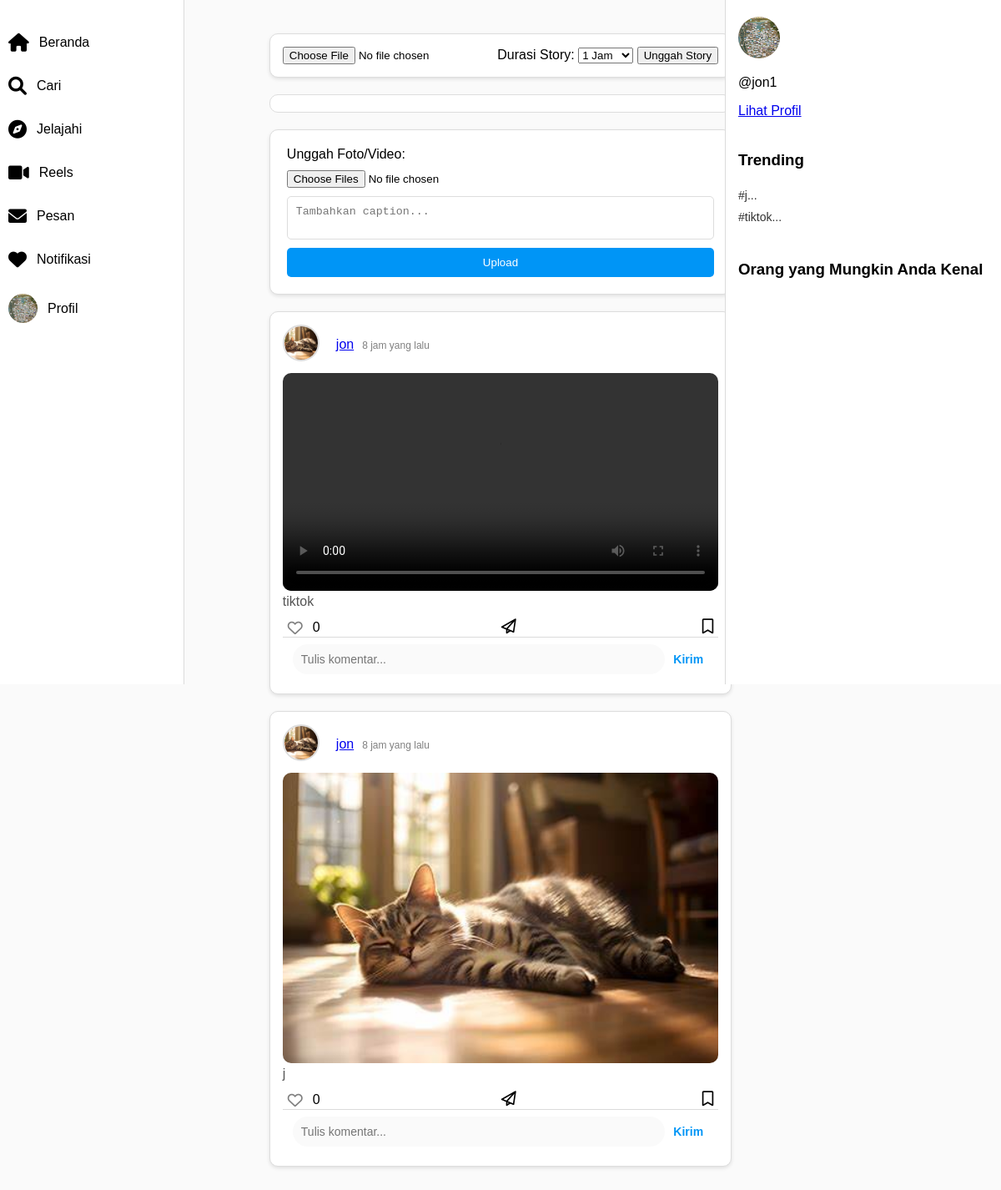
The page /pages/home.php (signed in) on the database its author committed.
### tables this page shows
CREATE TABLE `users` (
  `id` int(11) NOT NULL,
  `first_name` varchar(50) NOT NULL,
  `username` varchar(50) NOT NULL,
  `last_name` varchar(50) NOT NULL,
  `email` varchar(100) NOT NULL,
  `password` varchar(255) NOT NULL,
  `gender` enum('Laki-laki','Perempuan') NOT NULL,
  `birthdate` date NOT NULL,
  `created_at` timestamp NOT NULL DEFAULT current_timestamp(),
  `profile_picture` varchar(255) DEFAULT 'default-profile.jpg',
  `profile_photo` varchar(255) DEFAULT NULL,
  `otp_code` varchar(6) DEFAULT NULL,
  `bio` text DEFAULT NULL
);

CREATE TABLE `posts` (
  `id` int(11) NOT NULL,
  `user_id` int(11) NOT NULL,
  `caption` text DEFAULT NULL,
  `media_paths` text NOT NULL,
  `likes` int(11) DEFAULT 0,
  `created_at` datetime DEFAULT current_timestamp(),
  `type` enum('image','video') NOT NULL DEFAULT 'image'
);

### pages/home.php (the view, shortened to what this page needs)
<?php
require '../db_connection.php';
$stmt = $conn->prepare("SELECT posts.id, posts.media_paths, posts.caption, posts.created_at, users.username, users.profile_picture,
                        (SELECT COUNT(*) FROM likes WHERE likes.post_id = posts.id) AS like_count,
                        (SELECT COUNT(*) FROM likes WHERE likes.post_id = posts.id AND likes.user_id = ?) AS is_liked
                        FROM posts
                        JOIN users ON posts.user_id = users.id
                        ORDER BY posts.created_at DESC");
$stmt->bind_param("i", $_SESSION['user_id']);
$stmt->execute();
$posts = $stmt->get_result();
function time_elapsed_string($datetime, $full = false) {
    $now = new DateTime;
    $ago = new DateTime($datetime);
    $diff = $now->diff($ago);
    $string = [
        'tahun' => $diff->y,
        'bulan' => $diff->m,
        'hari' => $diff->d,
        'jam' => $diff->h,
        'menit' => $diff->i,
        'detik' => $diff->s,
    ];
    foreach ($string as $key => &$value) {
        if ($value) {
            $value .= " $key";
        } else {
            unset($string[$key]);
        }
    }
    return $string ? implode(', ', array_slice($string, 0, ($full ? count($string) : 1))) . ' yang lalu' : 'Baru saja';
}
?>
<!DOCTYPE html>
<html lang="en">
<head>
    <link rel="stylesheet" href="https://cdnjs.cloudflare.com/ajax/libs/font-awesome/6.0.0/css/all.min.css">
    <link rel="stylesheet" href="../style.css">
</head>
<body>
    <div class="container">
        <?php include '../includes/sidebar.php'; ?>
        <?php include '../includes/right_sidebar.php'; ?>
        <div class="main-content">
            <div class="upload-form">
                <form action="" method="POST" enctype="multipart/form-data">
                    <input type="file" name="story_file" accept="image/*,video/*" required>
                    <label for="story_duration">Durasi Story:</label>
                    <select name="story_duration" id="story_duration" required>
                        <option value="1">1 Jam</option>
                    </select>
                    <button type="submit">Unggah Story</button>
                </form>
            </div>
            <div class="stories">
</div>
<div class="upload-section">
    <form id="upload-form" enctype="multipart/form-data">
        <label for="upload-files">Unggah Foto/Video:</label>
        <input type="file" id="upload-files" name="files[]" multiple accept="image/*,video/*" required>
        <textarea name="caption" placeholder="Tambahkan caption..." required></textarea>
        <button type="submit">Upload</button>
    </form>
</div>
<div class="feed-container">
   <div id="for-you" class="feed-tab active">
    <div class="feed-container">
    <div id="for-you" class="feed-tab active">
    <div class="feed">
    <?php while ($post = $posts->fetch_assoc()): ?>
        <div class="post">
            <div class="post-header">
    <a href="/ig/pages/<?= htmlspecialchars($post['username']) ?>">
        <img src="<?php echo !empty($post['profile_picture']) ? '../uploads/profile_pictures/' . $post['profile_picture'] : '../uploads/profile_pictures/default-profile.png'; ?>" class="profile-picture">
    </a>
    <a href="/ig/pages/<?= htmlspecialchars($post['username']) ?>" class="profile-link">
        <?= htmlspecialchars($post['username']) ?>
    </a>
    <span class="post-time">
        <?php echo isset($post['created_at']) ? time_elapsed_string($post['created_at']) : 'Waktu tidak tersedia'; ?>
    </span>
</div>
<?php
$media_paths = json_decode($post['media_paths'], true);
?>
<?php if (!empty($media_paths) && count($media_paths) > 1): ?>
    <div class="media-slider">
        <?php foreach ($media_paths as $media): ?>
            <?php if (is_string($media) && preg_match('/\.(jpg|jpeg|png|gif)$/i', $media)): ?>
                <img src="<?php echo htmlspecialchars($media); ?>" class="post-media">
            <?php elseif (is_string($media) && preg_match('/\.(mp4|webm|ogg)$/i', $media)): ?>
                <video src="<?php echo htmlspecialchars($media); ?>" class="post-media" controls></video>
            <?php endif; ?>
        <?php endforeach; ?>
    </div>
<?php elseif (!empty($media_paths) && isset($media_paths[0]) && is_string($media_paths[0])): ?>
    <?php if (preg_match('/\.(jpg|jpeg|png|gif)$/i', $media_paths[0])): ?>
        <img src="<?php echo htmlspecialchars($media_paths[0]); ?>" class="post-media">
    <?php elseif (preg_match('/\.(mp4|webm|ogg)$/i', $media_paths[0])): ?>
        <video src="<?php echo htmlspecialchars($media_paths[0]); ?>" class="post-media" controls></video>
    <?php endif; ?>
<?php endif; ?>
<div class="caption">
                    <?php echo htmlspecialchars($post['caption']); ?>
                </div>
                    <div class="actions">
                        <div class="like-container">
                                <button class="like-btn <?php echo ($post['is_liked'] ? 'liked' : ''); ?>" data-post-id="<?php echo $post['id']; ?>">
                                    <i class="fa<?php echo ($post['is_liked'] ? 's' : 'r'); ?> fa-heart"></i>
                                </button>
                                <span class="like-count"><?php echo $post['like_count']; ?></span>
                            </div>
                        <button class="share-btn">
                            <i class="fa-regular fa-paper-plane"></i>
                        </button>
                        <?php
                        $bookmarked_posts = [];
                        ?>
                        <button class="save-btn <?php echo in_array($post['id'], $bookmarked_posts) ? 'saved' : ''; ?>" data-post-id="<?php echo $post['id']; ?>">
                            <i class="fa<?php echo in_array($post['id'], $bookmarked_posts) ? 's' : 'r'; ?> fa-bookmark"></i>
                        </button>
                    </div>
                    <div class="comments-section">
    <form class="comment-form" method="POST" action="add_comment.php">
        <input type="text" name="comment" placeholder="Tulis komentar..." required>
        <button type="submit">Kirim</button>
    </form>
</div>
                </div>
            <?php endwhile; ?>
        </div>
    </div>
</div>
</body>
</html>

### includes/sidebar.php (shortened to what this page needs)
<?php
require '../config.php';
$user_id = $_SESSION['user_id'] ?? null;
$profile_picture = "../uploads/profile_pictures/default-profile.jpg";
if ($user_id) {
    $stmt = $conn->prepare("SELECT profile_picture FROM users WHERE id = ?");
    $stmt->bind_param("i", $user_id);
    $stmt->execute();
    $user = $stmt->get_result()->fetch_assoc();
    if (!empty($user['profile_picture'])) {
        $profile_picture = "../uploads/profile_pictures/" . htmlspecialchars($user['profile_picture']);
    }
}
?>
<div class="sidebar">
    <ul>
        <li><a href="../pages/home.php"><i class="fas fa-home"></i><span>Beranda</span></a></li>
        <li><a href="../search.php"><i class="fas fa-search"></i><span>Cari</span></a></li>
        <li><a href="../explore.php"><i class="fas fa-compass"></i><span>Jelajahi</span></a></li>
        <li><a href="../pages/reels.php"><i class="fas fa-video"></i><span>Reels</span></a></li>
        <li><a href="../pages/chat.php"><i class="fas fa-envelope"></i><span>Pesan</span></a></li>
        <li>
    <a href="../pages/notif.php" class="notif-icon-container" onclick="openNotifications()">
        <i class="fas fa-heart"></i><span>Notifikasi</span>
    </a>
</li>
        <li>
            <a href="../pages/profil.php">
                <img src="<?= $profile_picture ?>" alt="Profile Picture" class="sidebar-profile-pic">
                <span>Profil</span>
            </a>
        </li>
    </ul>
</div>

### includes/right_sidebar.php (shortened to what this page needs)
<?php
include 'config.php';
$user_id = $_SESSION['user_id'] ?? 0;
$queryUser = $conn->prepare("SELECT username, profile_picture FROM users WHERE id = ?");
$queryUser->bind_param("i", $user_id);
$queryUser->execute();
$resultUser = $queryUser->get_result();
$user = $resultUser->fetch_assoc();
$queryTrending = $conn->query("
    SELECT p.caption, COUNT(c.id) AS total_comments
    FROM posts p
    LEFT JOIN comments c ON p.id = c.post_id
    GROUP BY p.id
    ORDER BY total_comments DESC
    LIMIT 5
");
$trendingTopics = $queryTrending->fetch_all(MYSQLI_ASSOC);
?>
<div class="right-sidebar">
    <div class="profile-section">
    <img src="<?php echo !empty($user['profile_picture']) ? '../uploads/profile_pictures/' . $user['profile_picture'] : '../images/default_profile.png'; ?>" alt="Profile Picture">
        <p>@<?= htmlspecialchars($user['username']) ?></p>
        <a href="profil.php">Lihat Profil</a>
    </div>
    <div class="trending-section">
        <h3>Trending</h3>
        <ul>
            <?php foreach ($trendingTopics as $topic): ?>
                <li>#<?= htmlspecialchars(substr($topic['caption'], 0, 20)) ?>...</li>
            <?php endforeach; ?>
        </ul>
    </div>
    <div class="suggested-section">
        <h3>Orang yang Mungkin Anda Kenal</h3>
    </div>
</div>

### style.css (style rules this page uses)
body { font-family: Arial, sans-serif; margin: 0; padding: 0; background-color: #fafafa; display: flex; justify-content: center; }
.story-avatar, .profile-picture { width: 50px; height: 50px; border-radius: 50%; object-fit: cover; border: 2px solid #ddd; }
.container { max-width: 900px; margin: 0 auto; padding: 20px; }
.main-content { flex: 1; margin: 20px; max-width: 600px; }
.upload-form { background: #fff; padding: 15px; border-radius: 10px; border: 1px solid #ddd; box-shadow: 0 2px 4px rgba(0, 0, 0, 0.1); margin-bottom: 20px; }
.stories { display: flex; overflow-x: auto; padding: 10px 0; margin-bottom: 20px; border: 1px solid #ddd; background: #fff; border-radius: 10px; }
.feed { display: flex; flex-direction: column; gap: 15px; }
.post { background: #fff; padding: 15px; border-radius: 10px; border: 1px solid #ddd; box-shadow: 0 2px 4px rgba(0, 0, 0, 0.1); }
.upload-section { background: #fff; padding: 20px; border-radius: 10px; border: 1px solid #ddd; box-shadow: 0 2px 4px rgba(0, 0, 0, 0.1); margin-bottom: 20px; }
.upload-section form { display: flex; flex-direction: column; gap: 10px; }
.upload-section textarea { resize: none; padding: 10px; border: 1px solid #ddd; border-radius: 5px; }
.upload-section button { padding: 10px; background: #0095f6; color: white; border: none; border-radius: 5px; cursor: pointer; }
.feed-container { max-width: 600px; margin: 0 auto; }
.feed-tab { display: none; }
.feed-tab.active { display: block; }
.feed { display: flex; flex-direction: column; gap: 20px; }
.post { background: #fff; border-radius: 10px; border: 1px solid #ddd; padding: 15px; box-shadow: 0 2px 4px rgba(0, 0, 0, 0.1); }
.post-media { width: 100%; max-height: 500px; object-fit: cover; border-radius: 10px; }
.post .caption { margin-bottom: 10px; color: #555; }
.post .actions { display: flex; justify-content: space-between; align-items: center; }
.post .actions button { border: none; background: none; cursor: pointer; font-size: 18px; }
.like-btn { background: none; border: none; cursor: pointer; font-size: 16px; color: gray; transition: color 0.3s ease; }
.post-header { display: flex; align-items: center; margin-bottom: 10px; }
.profile-picture { width: 40px; height: 40px; border-radius: 50%; margin-right: 10px; }
.post-header { display: flex; align-items: center; gap: 10px; }
.post-time { font-size: 12px; color: gray; margin-top: 2px; }
.actions { display: flex; align-items: center; gap: 5px; }
.like-btn { background: none; border: none; cursor: pointer; font-size: 18px; display: flex; align-items: center; }
.like-count { font-size: 16px; margin-left: 3px; }
.like-container { display: flex; align-items: center; gap: 3px; }
.comment-form { display: flex; align-items: center; border-top: 1px solid #dbdbdb; padding: 8px 12px; background: #fff; }
.comment-form input[type="text"] { flex: 1; border: none; outline: none; padding: 10px; font-size: 14px; background: #fafafa; border-radius: 20px; }
.comment-form button { background: none; border: none; color: #0095f6; font-weight: bold; font-size: 14px; cursor: pointer; padding-left: 10px; }

### includes/sidebar.php (style rules this page uses)
.sidebar { position: fixed; left: 0; top: 0; width: 220px; height: 100vh; background: white; border-right: 1px solid #dbdbdb; display: flex; flex-direction: column; padding-top: 20px; }
.sidebar ul { list-style: none; padding: 0; margin: 0; }
.sidebar ul li { margin: 10px 0; }
.sidebar ul li a { display: flex; align-items: center; padding: 10px; font-size: 16px; color: black; text-decoration: none; }
.sidebar ul li a i { font-size: 22px; margin-right: 12px; }
.sidebar-profile-pic { width: 35px; height: 35px; border-radius: 50%; object-fit: cover; margin-right: 12px; }
.notif-icon-container { position: relative; display: flex; align-items: center; padding: 10px; cursor: pointer; color: black; text-decoration: none; }

### includes/right_sidebar.php (style rules this page uses)
.right-sidebar { position: fixed; right: 0; top: 0; width: 300px; height: 100vh; background: white; border-left: 1px solid #dbdbdb; display: flex; flex-direction: column; padding-top: 20px; padding-left: 15px; padding-right: 15px; overflow-y: auto; }
.profile-section, .trending-section, .suggested-section { margin-bottom: 20px; }
.profile-section img { width: 50px; height: 50px; border-radius: 50%; object-fit: cover; margin-right: 10px; }
.trending-section ul { list-style: none; padding: 0; margin: 0; }
.trending-section li { font-size: 14px; color: #333; padding: 5px 0; }

### rows shown on the page
users: profile_picture (picture), username "jon1"
posts: user.profile_picture (picture), user.username "jon", created_at "8 jam yang lalu", caption "tiktok", like_count "0"
posts: user.profile_picture (picture), user.username "jon", created_at "8 jam yang lalu", caption "j", like_count "0"

### other values the page prints
substr($topic['caption'], 0, 20) "j"
substr($topic['caption'], 0, 20) "tiktok"
